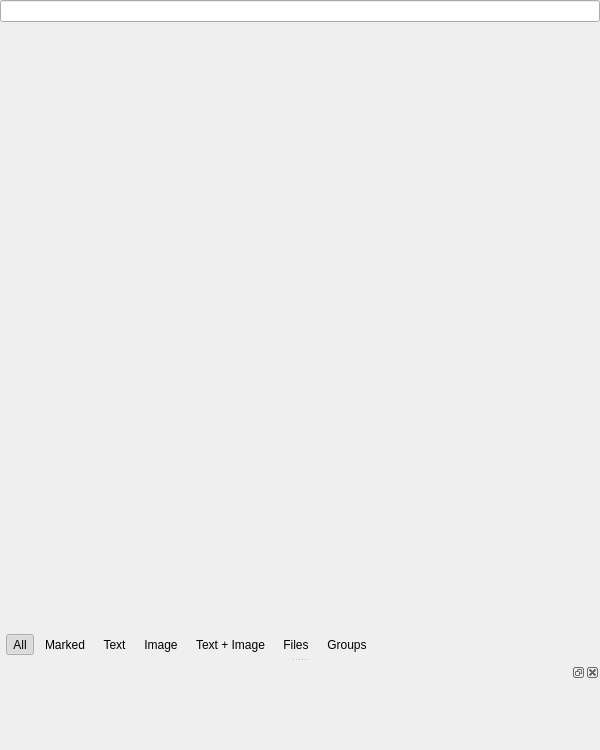
<?xml version="1.0" encoding="UTF-8"?>
<ui version="4.0">
 <class>MainWindow</class>
 <widget class="QMainWindow" name="MainWindow">
  <property name="geometry">
   <rect>
    <x>0</x>
    <y>0</y>
    <width>600</width>
    <height>750</height>
   </rect>
  </property>
  <property name="contextMenuPolicy">
   <enum>Qt::PreventContextMenu</enum>
  </property>
  <property name="windowTitle">
   <string/>
  </property>
  <widget class="QWidget" name="centralWidget">
   <layout class="QVBoxLayout" name="verticalLayout">
    <property name="spacing">
     <number>0</number>
    </property>
    <property name="leftMargin">
     <number>0</number>
    </property>
    <property name="topMargin">
     <number>0</number>
    </property>
    <property name="rightMargin">
     <number>0</number>
    </property>
    <property name="bottomMargin">
     <number>0</number>
    </property>
    <item>
     <widget class="Utils::FilterLineEdit" name="searchBar"/>
    </item>
    <item>
     <widget class="TabWidget" name="tabWidget" native="true">
      <property name="sizePolicy">
       <sizepolicy hsizetype="Preferred" vsizetype="Preferred">
        <horstretch>0</horstretch>
        <verstretch>1</verstretch>
       </sizepolicy>
      </property>
     </widget>
    </item>
    <item>
     <widget class="QWidget" name="typeFilterBar" native="true">
      <property name="sizePolicy">
       <sizepolicy hsizetype="Preferred" vsizetype="Fixed">
        <horstretch>0</horstretch>
        <verstretch>0</verstretch>
       </sizepolicy>
      </property>
      <layout class="QHBoxLayout" name="typeFilterLayout">
       <property name="spacing">
        <number>4</number>
       </property>
       <property name="leftMargin">
        <number>6</number>
       </property>
       <property name="topMargin">
        <number>2</number>
       </property>
       <property name="rightMargin">
        <number>6</number>
       </property>
       <property name="bottomMargin">
        <number>2</number>
       </property>
       <item>
        <widget class="QToolButton" name="buttonFilterAll">
         <property name="text">
          <string>All</string>
         </property>
         <property name="checkable">
          <bool>true</bool>
         </property>
         <property name="checked">
          <bool>true</bool>
         </property>
         <property name="autoRaise">
          <bool>true</bool>
         </property>
         <property name="toolButtonStyle">
          <enum>Qt::ToolButtonTextOnly</enum>
         </property>
        </widget>
       </item>
       <item>
        <widget class="QToolButton" name="buttonFilterPinned">
         <property name="text">
          <string>Marked</string>
         </property>
         <property name="checkable">
          <bool>true</bool>
         </property>
         <property name="autoRaise">
          <bool>true</bool>
         </property>
         <property name="toolButtonStyle">
          <enum>Qt::ToolButtonTextOnly</enum>
         </property>
        </widget>
       </item>
       <item>
        <widget class="QToolButton" name="buttonFilterText">
         <property name="text">
          <string>Text</string>
         </property>
         <property name="checkable">
          <bool>true</bool>
         </property>
         <property name="autoRaise">
          <bool>true</bool>
         </property>
         <property name="toolButtonStyle">
          <enum>Qt::ToolButtonTextOnly</enum>
         </property>
        </widget>
       </item>
       <item>
        <widget class="QToolButton" name="buttonFilterImage">
         <property name="text">
          <string>Image</string>
         </property>
         <property name="checkable">
          <bool>true</bool>
         </property>
         <property name="autoRaise">
          <bool>true</bool>
         </property>
         <property name="toolButtonStyle">
          <enum>Qt::ToolButtonTextOnly</enum>
         </property>
        </widget>
       </item>
       <item>
        <widget class="QToolButton" name="buttonFilterMixed">
         <property name="text">
          <string>Text + Image</string>
         </property>
         <property name="checkable">
          <bool>true</bool>
         </property>
         <property name="autoRaise">
          <bool>true</bool>
         </property>
         <property name="toolButtonStyle">
          <enum>Qt::ToolButtonTextOnly</enum>
         </property>
        </widget>
       </item>
       <item>
        <widget class="QToolButton" name="buttonFilterFile">
         <property name="text">
          <string>Files</string>
         </property>
         <property name="checkable">
          <bool>true</bool>
         </property>
         <property name="autoRaise">
          <bool>true</bool>
         </property>
         <property name="toolButtonStyle">
          <enum>Qt::ToolButtonTextOnly</enum>
         </property>
        </widget>
       </item>
       <item>
        <widget class="QToolButton" name="buttonFilterGroup">
         <property name="text">
          <string>Groups</string>
         </property>
         <property name="checkable">
          <bool>true</bool>
         </property>
         <property name="autoRaise">
          <bool>true</bool>
         </property>
         <property name="toolButtonStyle">
          <enum>Qt::ToolButtonTextOnly</enum>
         </property>
        </widget>
       </item>
       <item>
        <spacer name="typeFilterSpacer">
         <property name="orientation">
          <enum>Qt::Horizontal</enum>
         </property>
         <property name="sizeHint" stdset="0">
          <size>
           <width>40</width>
           <height>20</height>
          </size>
         </property>
        </spacer>
       </item>
      </layout>
     </widget>
    </item>
   </layout>
  </widget>
  <widget class="QDockWidget" name="dockWidgetItemPreview">
   <attribute name="dockWidgetArea">
    <number>8</number>
   </attribute>
   <widget class="QWidget" name="dockWidgetItemPreviewContents">
    <layout class="QVBoxLayout" name="verticalLayout_2">
     <property name="spacing">
      <number>0</number>
     </property>
     <property name="leftMargin">
      <number>0</number>
     </property>
     <property name="topMargin">
      <number>0</number>
     </property>
     <property name="rightMargin">
      <number>0</number>
     </property>
     <property name="bottomMargin">
      <number>0</number>
     </property>
     <item>
      <widget class="QScrollArea" name="scrollAreaItemPreview">
       <property name="frameShape">
        <enum>QFrame::NoFrame</enum>
       </property>
       <property name="frameShadow">
        <enum>QFrame::Plain</enum>
       </property>
       <property name="lineWidth">
        <number>0</number>
       </property>
       <property name="widgetResizable">
        <bool>true</bool>
       </property>
       <widget class="QWidget" name="scrollAreaWidgetContents">
        <property name="geometry">
         <rect>
          <x>0</x>
          <y>0</y>
          <width>645</width>
          <height>58</height>
         </rect>
        </property>
       </widget>
      </widget>
     </item>
    </layout>
   </widget>
  </widget>
 </widget>
 <layoutdefault spacing="6" margin="11"/>
 <customwidgets>
  <customwidget>
   <class>TabWidget</class>
   <extends>QWidget</extends>
   <header>gui/tabwidget.h</header>
   <container>1</container>
  </customwidget>
  <customwidget>
   <class>Utils::FilterLineEdit</class>
   <extends>QLineEdit</extends>
   <header>gui/filterlineedit.h</header>
  </customwidget>
 </customwidgets>
 <resources/>
 <connections/>
</ui>
